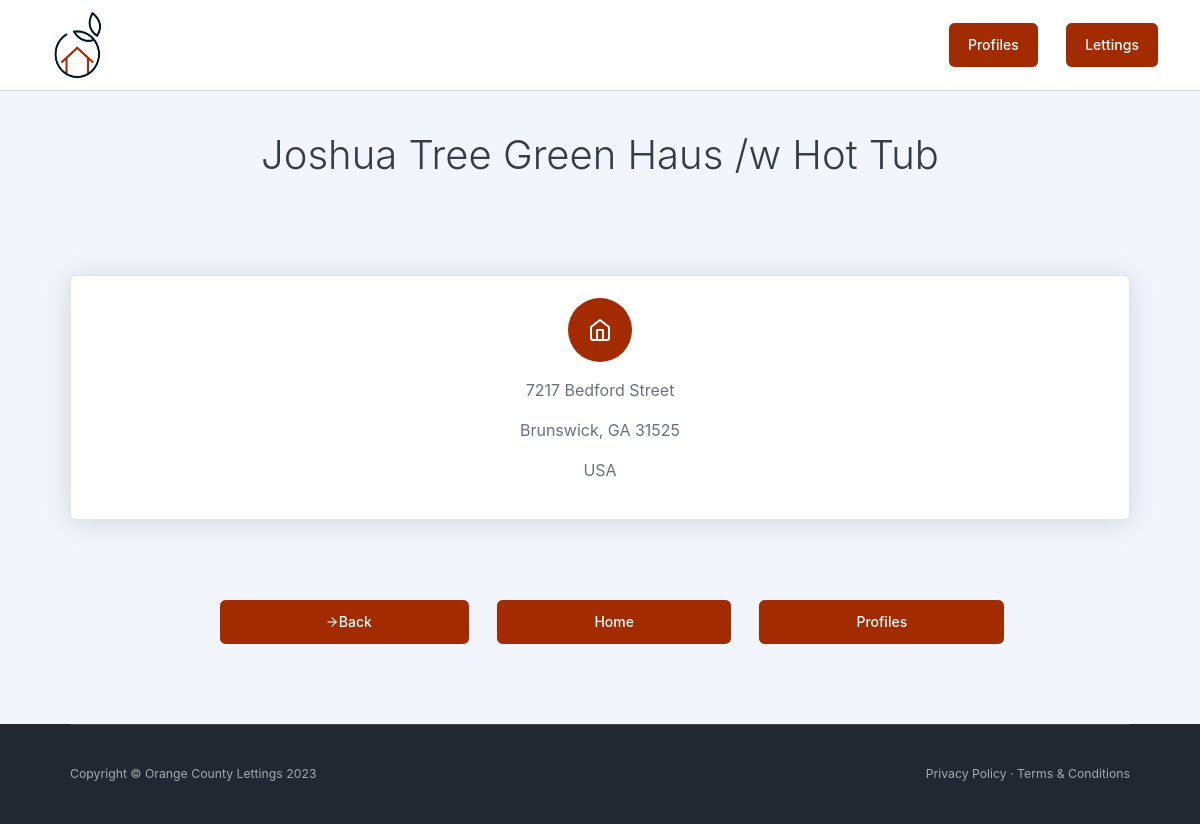
The page /lettings/1/ on the database its author committed.
### lettings/models.py (models this page shows, shortened)
class Letting(models.Model):
    title = models.CharField(max_length=256)
    address = models.OneToOneField(Address, on_delete=models.CASCADE)

class Address(models.Model):
    number = models.PositiveIntegerField(validators=[MaxValueValidator(9999)])
    street = models.CharField(max_length=64)
    city = models.CharField(max_length=64)
    state = models.CharField(max_length=2, validators=[MinLengthValidator(2)])
    zip_code = models.PositiveIntegerField(validators=[MaxValueValidator(99999)])
    country_iso_code = models.CharField(max_length=3, validators=[MinLengthValidator(3)])

### lettings/views.py (the view)
# urls.py: path('<int:letting_id>/', views.letting, name='letting'),
def letting(request, letting_id):
    letting = Letting.objects.get(id=letting_id)
    context = {
        'title': letting.title,
        'address': letting.address,
    }
    return render(request, 'letting.html', context)

### templates/letting.html (shortened to what this page needs)
{% extends "base.html" %}
{% load static %}
{% block content %}
<div class="container px-5 py-5 text-center">
    <div class="row justify-content-center">
        <div class="col-lg-8">
            <h1 class="page-header-ui-title mb-3 display-6">{{ title }}</h1>
        </div>
    </div>
</div>
<div class="container px-5 py-5 text-center">
	<div class="card">
	    <div class="card-body">
	        <div class="icon-stack icon-stack-lg bg-primary text-white mb-3"><i data-feather="home"></i></div>
	       	<p>{{ address.number }} {{ address.street }}</p>
			<p>{{ address.city }}, {{ address.state }} {{ address.zip_code }}</p>
			<p>{{ address.country_iso_code }}</p>
	    </div>
	</div>
</div>
<div class="container px-5 py-5 text-center">
    <div class="justify-content-center">
        <a class="btn fw-500 ms-lg-4 btn-primary px-10" href="{% url 'lettings_index' %}">
        	<i class="ms-2" data-feather="arrow-right"></i>
            Back
        </a>
        <a class="btn fw-500 ms-lg-4 btn-primary px-10" href="{% url 'index' %}">
            Home
        </a>
        <a class="btn fw-500 ms-lg-4 btn-primary px-10" href="{% url 'profiles_index' %}">
            Profiles
        </a>
    </div>
</div>
{% endblock %}

### rows shown on the page
Letting: title "Joshua Tree Green Haus /w Hot Tub"
Address: number "7217", street "Bedford Street", city "Brunswick", state "GA", zip_code "31525", country_iso_code "USA"
